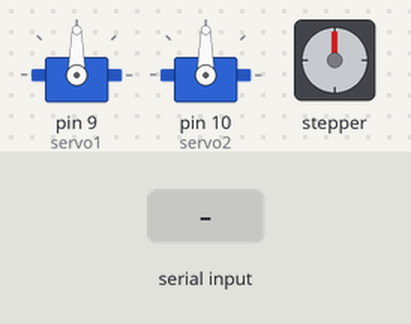
Recording of a sketch running on a simulated Arduino Uno, built with avr-gcc and run on an emulated ATmega328P. On the bench: 2 × servo, stepper motor. Inputs (shaded band) come from the test bench. Stepper angles assume 200 steps per turn; what the sketch prints to the serial monitor is not drawn.

Above: at 1.2 s.
1.3 s: "A" received over Serial
At 2.4 s:
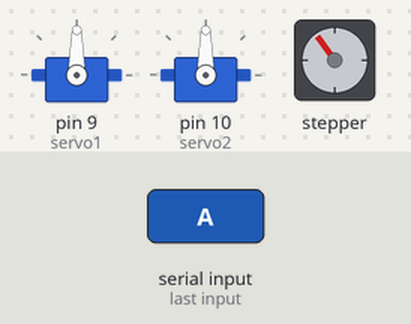
2.9 s: "D" received over Serial
At 3.6 s:
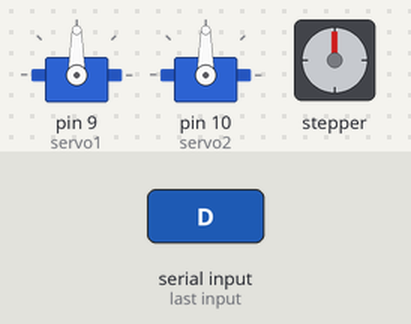
4.5 s: "D" received over Serial
At 6.0 s:
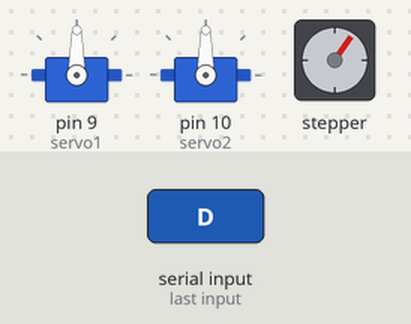
Timing chart, 0 to 7.5 s (numbered marks = the images above; inputs shaded):
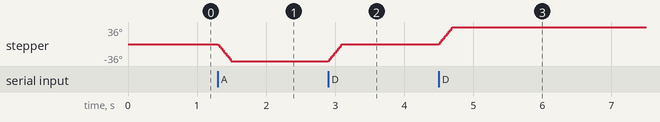

Measured:
- after the input at 1.3 s, stepper: turns 36° counter-clockwise in 0.19 s, starting at once
- after the input at 2.9 s, stepper: turns 36° clockwise in 0.19 s, starting at once
- after the input at 4.5 s, stepper: turns 36° clockwise in 0.19 s, starting at once

The sketch:

arduino_controller.ino
```cpp
#include <AFMotor.h>
#include <Servo.h>

// Stepper Motor
AF_Stepper stepper(200, 2);   // M3 + M4

// Servo Motors
Servo servo1;
Servo servo2;

int servo1Pos = 90;
int servo2Pos = 90;

void setup()
{
    Serial.begin(9600);

    servo1.attach(9);   // Servo Port 1
    servo2.attach(10);  // Servo Port 2

    servo1.write(servo1Pos);
    servo2.write(servo2Pos);

    stepper.setSpeed(30);

    Serial.println("Robot Arm Ready");
}

void loop()
{
    if (Serial.available())
    {
        char cmd = Serial.read();

        switch(cmd)
        {

            case 'A':
                stepper.step(20, BACKWARD, DOUBLE);
                break;

            case 'D':
                stepper.step(20, FORWARD, DOUBLE);
                break;

            case 'W':
                servo1Pos += 5;
                servo1Pos = constrain(servo1Pos,0,180);
                servo1.write(servo1Pos);
                break;

            case 'S':
                servo1Pos -= 5;
                servo1Pos = constrain(servo1Pos,0,180);
                servo1.write(servo1Pos);
                break;

            case 'I':
                servo2Pos += 5;
                servo2Pos = constrain(servo2Pos,0,180);
                servo2.write(servo2Pos);
                break;

            case 'K':
                servo2Pos -= 5;
                servo2Pos = constrain(servo2Pos,0,180);
                servo2.write(servo2Pos);
                break;

        }

    }

}
```
